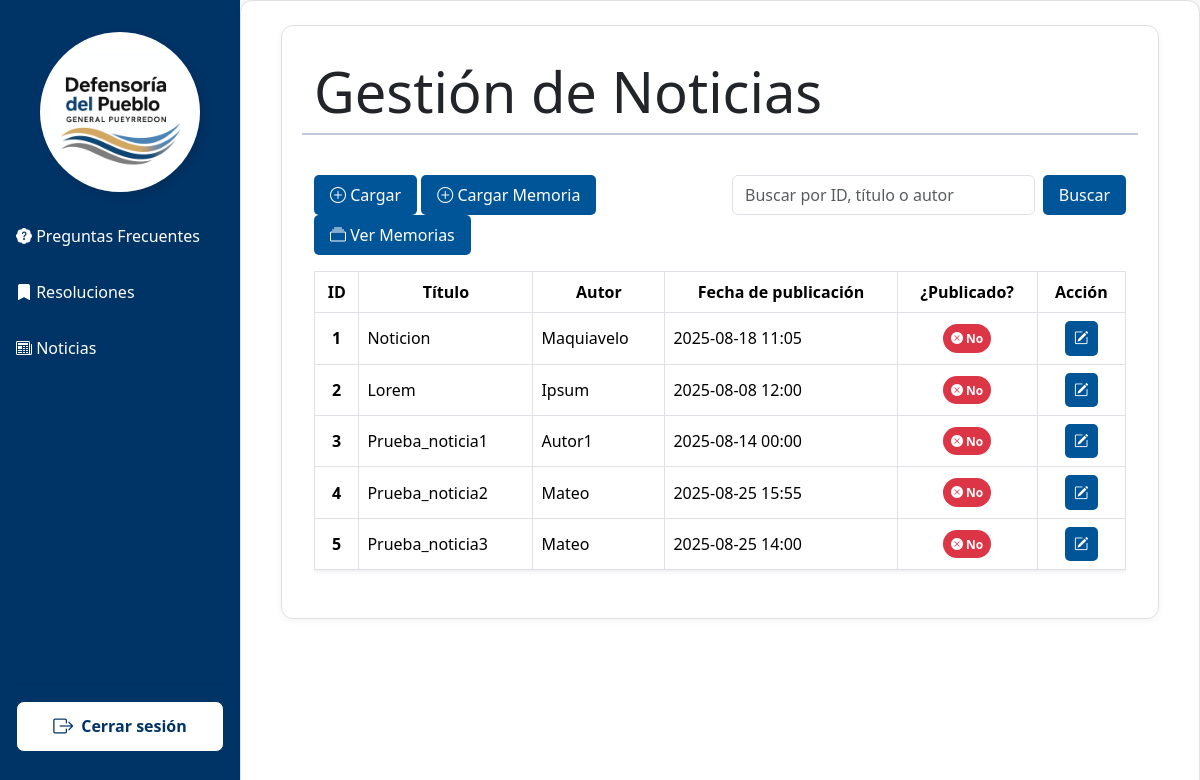
/principal/index.php?vista=noticias/noticias, run on the app's committed database.
### tables this page shows
CREATE TABLE `noticias` (
  `noticia_id` int(10) UNSIGNED NOT NULL,
  `titulo` varchar(100) NOT NULL COMMENT 'Este campo hace refencia al titulo que tiene la noticia',
  `contenido` text NOT NULL COMMENT 'En este campo se cargara todo el contenido de la noticia',
  `fecha_creacion` datetime NOT NULL DEFAULT current_timestamp(),
  `fecha_publicacion` datetime NOT NULL COMMENT 'Fecha en la que aparecera la noticia visible',
  `fecha_finalizacion` datetime NOT NULL COMMENT 'Fecha en la que la noticia dejara de estar visible',
  `autor` varchar(50) NOT NULL,
  `foto` varchar(50) DEFAULT NULL COMMENT 'Guarda el nombre de la foto',
  `estado` tinyint(4) NOT NULL DEFAULT 1 COMMENT 'Estado de visibilidad (activo 1 - inactivo 0)'
);

### vistas/noticias/noticias.php (the view, shortened to what this page needs)
<?php
include_once "../plantilla/head2.php";
mysqli_set_charset($link, "utf8mb4");
    $busqueda = isset($_GET['busqueda']) ? trim($_GET['busqueda']) : '';
    if ($busqueda !== '') {
        $busqueda_esc = mysqli_real_escape_string($link, $busqueda);
        $sql = "SELECT noticia_id, autor, titulo, fecha_creacion, fecha_publicacion, estado FROM noticias
                WHERE noticia_id = '$busqueda_esc'
                OR titulo LIKE '%$busqueda_esc%'
                OR autor LIKE '%$busqueda_esc%'";
    } else {
        $sql = "SELECT noticia_id, autor, titulo, fecha_creacion, fecha_publicacion, estado FROM noticias";
    }
    $items = mysqli_query($link, $sql);
?>
<div class="container main-admin">
    <div class="row mb-3">
        <h4 class="text-dark display-4">Gestión de Noticias</h4>
        <hr>
        <div class="col-md-6">
            <br>
            <a href="index.php?vista=noticias/cargarNoticia" class="btn-cargar"> <i class="bi bi-plus-circle"></i>&nbsp;Cargar</a>
            <a href="index.php?vista=noticias/cargarMemoria" class="btn-cargar"> <i class="bi bi-plus-circle"></i>&nbsp;Cargar Memoria</a>
            <a href="index.php?vista=noticias/verMemorias" class="btn-cargar"> <i class="bi bi-collection"></i>&nbsp;Ver Memorias</a>
        </div>
        <div class="col-md-6">
            <br>
            <form class="d-flex" role="search" method="GET" action="">
                <input class="form-control me-2" type="search" name="busqueda" placeholder="Buscar por ID, título o autor" aria-label="Search" value="<?= htmlspecialchars($busqueda) ?>" />
                <button class="btn-buscar" type="submit">Buscar</button>
            </form>
        </div>
    </div>
    <div class="table-responsive">
        <table class="table table-hover table-bordered align-middle shadow-sm">
            <thead class="encabezado-tabla text-white text-center">
                <tr>
                    <th scope="col">ID</th>
                    <th scope="col">Título</th>
                    <th scope="col">Autor</th>
                    <th scope="col">Fecha de publicación</th>
                    <th scope="col">¿Publicado?</th>
                    <th scope="col">Acción</th>
                </tr>
            </thead>
            <tbody>
                <?php while ($campos = mysqli_fetch_array($items)) { ?>
                    <tr>
                        <td class="text-center fw-bold"><?= $campos['noticia_id'] ?></td>
                        <td><?= $campos['titulo'] ?></td>
                        <td><?= $campos['autor'] ?></td>
                        <td><?= date('Y-m-d H:i', strtotime($campos['fecha_publicacion'])) ?></td>
                        <td class="text-center">
                            <?php if ($campos['estado'] == 1): ?>
                                <span class="badge rounded-pill bg-success p-2">
                                    <i class="bi bi-check-circle-fill"></i> Sí
                                </span>
                            <?php else: ?>
                                <span class="badge rounded-pill bg-danger p-2">
                                    <i class="bi bi-x-circle-fill"></i> No
                                </span>
                            <?php endif; ?>
                        </td>
                        <td class="text-center">
                            <div class="btn-group" role="group">
                                <a href="index.php?vista=noticias/cargarNoticia&id=<?= $campos['noticia_id'] ?>"
                                   class="btn-editar"
                                   data-bs-toggle="tooltip"
                                   data-bs-placement="top"
                                   title="Editar noticia">
                                    <i class="bi bi-pencil-square"></i>
                                </a>
                            </div>
                        </td>
                    </tr>
                <?php } ?>
            </tbody>
        </table>
    </div>
</div>
</body>
</html>

### plantilla/style.css (style rules this page uses)
html, body { margin: 0; background-color: #f7f9f9; display: flex; flex-direction: column; height: 100%; }
.container { width: 100%; padding-left: 1rem; padding-right: 1rem; }
body { font-family: 'Segoe UI', sans-serif; color: #333; }
hr { border: none; height: 2px; background-color: #003366; margin: 1rem 0; }
.main-admin { flex-grow: 1; overflow-x: auto; padding: 2rem; margin: 0; background-color: #fff; border-radius: 0.75rem; box-shadow: 0 2px 6px rgba(0,0,0,0.05); border: 1px solid #e0e0e0; }
.table-responsive { overflow-x: auto; -webkit-overflow-scrolling: touch; }
.table { width: 100%; table-layout: auto; }
thead th { background-color: #e6f0ff; color: #003366; font-weight: 600; }
tbody td { vertical-align: middle; }
.encabezado-tabla { background-color: #003366; }
.btn-cargar { background-color: #005599; color: white; border: none; font-weight: 500; padding: 0.5rem 1rem; border-radius: 5px; text-decoration: none; display: inline-block; transition: background-color 0.3s ease; }
.btn-buscar { background-color: #005599; color: white; border: none; padding: 0.5rem 1rem; border-radius: 5px; font-weight: 500; transition: background-color 0.3s ease; }
.btn-editar { background-color: #005599; color: white; border: none; padding: 0.4rem 0.6rem; border-radius: 5px; font-size: 0.9rem; font-weight: 500; display: inline-block; transition: background-color 0.3s ease; text-decoration: none; }

### data on the page
noticias: noticia_id "1", titulo "Noticion", autor "Maquiavelo", fecha_publicacion "2025-08-18 11:05", estado 0 (drawn)
noticias: noticia_id "2", titulo "Lorem", autor "Ipsum", fecha_publicacion "2025-08-08 12:00", estado 0 (drawn)
noticias: noticia_id "3", titulo "Prueba_noticia1", autor "Autor1", fecha_publicacion "2025-08-14 00:00", estado 0 (drawn)
noticias: noticia_id "4", titulo "Prueba_noticia2", autor "Mateo", fecha_publicacion "2025-08-25 15:55", estado 0 (drawn)
noticias: noticia_id "5", titulo "Prueba_noticia3", autor "Mateo", fecha_publicacion "2025-08-25 14:00", estado 0 (drawn)
